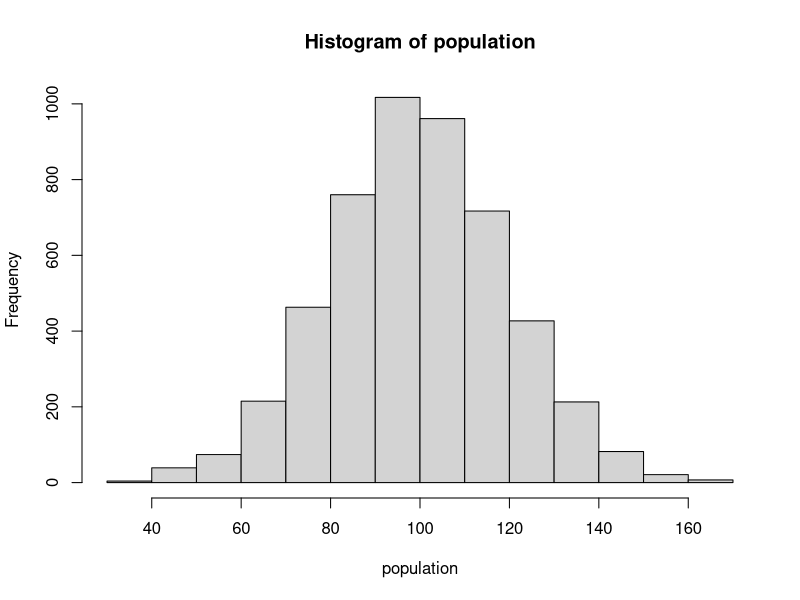

Here is the R script that generated this plot: (Note: this script raises an error after producing the figure.)
## ---- chunk 1
N  <- 5000 # Default size of the population
MU <- 100 # Default mean of the population

population <- rnorm(N, mean = MU, sd = MU / 5)
hist(population) #check whether it's normally distributed
## ---- chunk 2
gini <- function(y) {
  #Compute the Gini coefficient (a measure of equality/inequality) in a population, y
  y <- sort(y)
  n <- length(y)
  numer <- 2 * sum((1:n) * y[1:n]) #for i in range starts with 0 in python, indexing also with 0
  denom <- n * sum(y)
   return((numer / denom) - (n + 1) / n) #brackets are needed for return fun in R
}
gini(population)
## ---- chunk 3
random_split <- function(A, B) {
  #Take all the money in the pot and divide it randomly between the two actors
  pot <- A + B
  share <- runif(1,0,pot)
  return(c(share, pot-share))
}
random_split(100,100)
## ---- chunk 4
anyone <- function(N) {
 return(sample(N,2))
}

anyone(N)


## ---- chunk 5
step <- function(population, transaction_fun=random_split, interaction_fun=anyone) {
  #Modify the population by doing one transaction.
  j <- interaction_fun(length(population))
  newmoney <- transaction_fun(population[j[1]], population[j[2]]) 
  population[j[1]] <- newmoney[1]
  population[j[2]] <- newmoney[2]
 return(population)
}


## ---- chunk 6

simulate <- function(population, T, step_fun=step, transaction_fun=random_split, interaction_fun=anyone) {
  # Run simulation on population for T transactions; save every step in a list
  pop_copy <- population # Make a copy of the original population list to avoid altering it

  # Initialize an empty list to store steps
  list_steps <- list()
  
  # Save the initial population (at t = 0)
  list_steps[[1]] <- list(population = pop_copy, t = 0)
  
  # Simulate T steps
  for (t in 1:T) {
    # Update population using the step function
    pop_copy <- step_fun(pop_copy, transaction_fun, interaction_fun)
    
    # Save the current population and the step number
    list_steps[[t + 1]] <- list(population = pop_copy, t = t)
  }
  
  return(list_steps)  # Return the list of steps
}

test <- simulate(population = c(100,100,100,100), T=10)

test

## ---- chunk 7

  
show <- function(population, k=40, percentiles=c(1, 10, 50, 90, 99)) {
    #Run a simulation for k*N steps, printing statistics and displaying a plot and histogram
  N <- length(population)

  # Run simulation
y <- simulate(population, T=N*k)#every person does k transactions
  cat('   t    Gini stdev', sprintf(' %3d%%', percentiles), '\n')
   cat('------- ---- -----', paste(rep(' ---- ', length(percentiles)), collapse = ''), '\n')
   fmt <- '%7d %.2f %5.1f'
   
   #make sure that the first row is added (in my simulation result, the first row has the 0 step)
   pop <- sort(y[[1]]$population)
      data <- sapply(percentiles, function(pct) quantile(pop, pct/100))
       cat(sprintf(fmt, y[[1]]$t, gini(y[[1]]$population), sd(pop)), 
          sprintf(' %4.0f', data), '\n')
   

  for (l in 1:N*k) {
    if ((l %% (N*k %/% 10)) == 0) {#only save ten steps (which is divisable in ten steps)
      
      pop <- sort(y[[l+1]]$population)
      data <- sapply(percentiles, function(pct) quantile(pop, pct/100))
       cat(sprintf(fmt, y[[l+1]]$t, gini(y[[l+1]]$population), sd(pop)), 
          sprintf(' %4.0f', data), '\n')
    }
  }
  
} 

show(population = c(100,100,100,100,100,100,100,100,100,100))


show(population)
